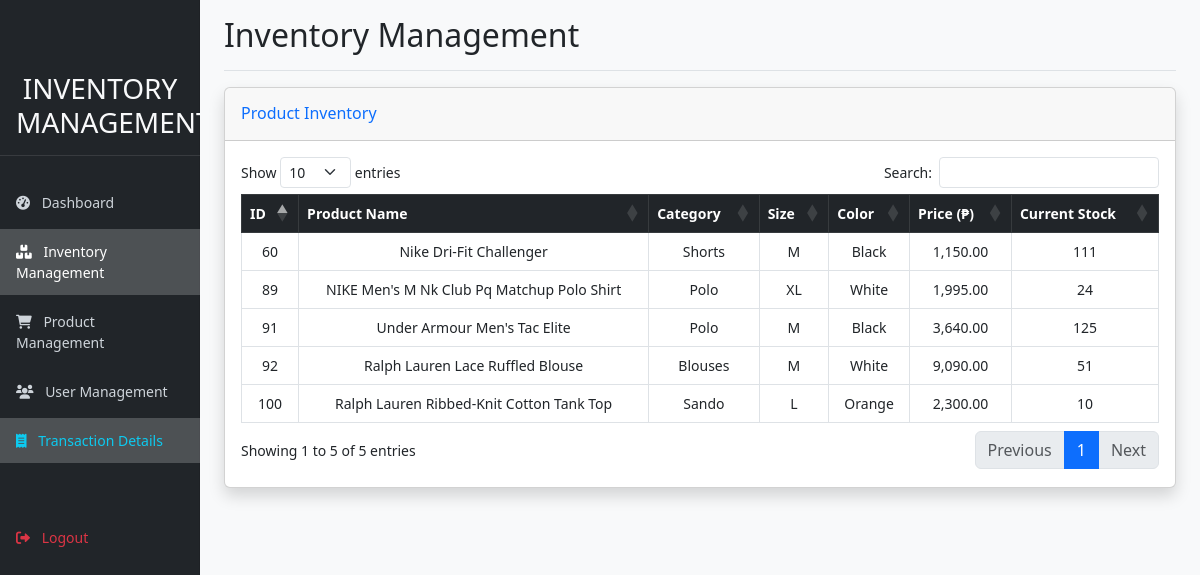
Page /PHP/InventoryManagement.php on the committed database.
### tables this page shows
CREATE TABLE `products` (
  `product_id` int(11) NOT NULL,
  `product_name` varchar(100) DEFAULT NULL,
  `category_id` int(11) DEFAULT NULL,
  `size` enum('XS','S','M','L','XL','XXL') DEFAULT NULL,
  `color` varchar(50) DEFAULT NULL,
  `price` decimal(10,2) NOT NULL,
  `stock_quantity` int(11) NOT NULL DEFAULT 0,
  `description` text DEFAULT NULL,
  `image_url` varchar(255) DEFAULT NULL
);

CREATE TABLE `categories` (
  `category_id` int(11) NOT NULL,
  `category_name` varchar(100) NOT NULL
);

### PHP/InventoryManagement.php (the view, shortened to what this page needs)
<?php
$database = new Database();
$conn = $database->getConnection();
$inventoryData = [];
try {
    $stmt = $conn->prepare("CALL GetAllProductInventory()");
    $stmt->execute();
    $inventoryData = $stmt->fetchAll(PDO::FETCH_ASSOC);
} catch (PDOException $e) {
    echo "Error: " . $e->getMessage();
}
?>
<!DOCTYPE html>
<html lang="en">
<head>
    <link href="https://cdn.jsdelivr.net/npm/bootstrap@5.3.0-alpha1/dist/css/bootstrap.min.css" rel="stylesheet">
    <link rel="stylesheet" href="https://cdnjs.cloudflare.com/ajax/libs/font-awesome/6.0.0/css/all.min.css">
    <link rel="stylesheet" href="https://cdn.datatables.net/1.11.5/css/dataTables.bootstrap5.min.css">
    <link rel="stylesheet" href="../CSS/InventoryManagement.css">
</head>
<body>
    <div class="container-fluid">
        <div class="row">
            <nav id="sidebar" class="col-md-3 col-lg-2 d-md-block bg-dark sidebar collapse">
                <div class="position-sticky pt-3">
                    <div class="sidebar-header mb-4">
                        <h3 class="text-light text-center">INVENTORY MANAGEMENT</h3>
                    </div>
                    <ul class="nav flex-column">
                        <li class="nav-item">
                            <a class="nav-link" href="AdminDashboard.php">
                                <i class="fas fa-tachometer-alt me-2"></i> Dashboard
                            </a>
                        </li>
                        <li class="nav-item">
                            <a class="nav-link active" href="#">
                                <i class="fas fa-boxes me-2"></i> Inventory Management
                            </a>
                        </li>
                        <li class="nav-item">
                            <a class="nav-link" href="ProductManagement.php">
                                <i class="fas fa-shopping-cart me-2"></i> Product Management
                            </a>
                        </li>
                        <li class="nav-item">
                            <a class="nav-link" href="UserManagement.php">
                                <i class="fas fa-users me-2"></i> User Management
                            </a>
                        </li>
                        <li class="nav-item">
                        <a class="nav-link active text-info" href="TransactionDetails.php">
                            <i class="fas fa-receipt me-2"></i>
                            Transaction Details
                        </a>
                    </li>
                        <li class="nav-item mt-5">
                            <a class="nav-link text-danger" href="../HTML/adminLogin.html">
                                <i class="fas fa-sign-out-alt me-2"></i> Logout
                            </a>
                        </li>
                    </ul>
                </div>
            </nav>
            <main class="col-md-9 ms-sm-auto col-lg-10 px-md-4">
                <div class="d-flex justify-content-between flex-wrap flex-md-nowrap align-items-center pt-3 pb-2 mb-3 border-bottom">
                    <h1 class="h2">Inventory Management</h1>
                </div>
                <div class="card shadow mb-4">
                    <div class="card-header py-3">
                        <h6 class="m-0 font-weight-bold text-primary">Product Inventory</h6>
                    </div>
                    <div class="card-body">
                        <div class="table-responsive">
                            <table class="table table-bordered" id="inventoryTable" width="100%" cellspacing="0">
                                <thead class="table-dark text-center">
                                    <tr>
                                        <th>ID</th>
                                        <th>Product Name</th>
                                        <th>Category</th>
                                        <th>Size</th>
                                        <th>Color</th>
                                        <th>Price (₱)</th>
                                        <th>Current Stock</th>
                                    </tr>
                                </thead>
                                <tbody>
                                    <?php foreach ($inventoryData as $row): ?>
                                        <tr class="text-center">
                                            <td><?= htmlspecialchars($row['product_id']) ?></td>
                                            <td><?= htmlspecialchars($row['product_name']) ?></td>
                                            <td><?= htmlspecialchars($row['category_name']) ?></td>
                                            <td><?= htmlspecialchars($row['size']) ?></td>
                                            <td><?= htmlspecialchars($row['color']) ?></td>
                                            <td><?= number_format($row['price'], 2) ?></td>
                                            <td><?= htmlspecialchars($row['current_stock']) ?></td>
                                        </tr>
                                    <?php endforeach; ?>
                                </tbody>
                            </table>
                        </div>
                    </div>
                </div>
            </main>
        </div>
    </div>
</body>
</html>

### CSS/InventoryManagement.css (style rules this page uses)
body { font-size: .875rem; background-color: #f8f9fa; }
.sidebar { position: fixed; top: 0; bottom: 0; left: 0; z-index: 100; padding: 48px 0 0; box-shadow: inset -1px 0 0 rgba(0, 0, 0, .1); height: 100vh; }
.sidebar-header { padding: 0.5rem 1rem; border-bottom: 1px solid rgba(255, 255, 255, 0.1); }
.sidebar .nav-link { font-weight: 500; color: #ced4da; padding: 0.75rem 1rem; margin-bottom: 0.25rem; }
.sidebar .nav-link.active { color: #fff; background-color: rgba(255, 255, 255, 0.2); }
main { margin-left: 16.66667%; }

### rows in the picture
products: product_id "60", product_name "Nike Dri-Fit Challenger", category.category_name "Shorts", size "M", color "Black", price "1,150.00", stock_quantity "111"
products: product_id "89", product_name "NIKE Men's M Nk Club Pq Matchup Polo Shirt", category.category_name "Polo", size "XL", color "White", price "1,995.00", stock_quantity "24"
products: product_id "91", product_name "Under Armour Men's Tac Elite", category.category_name "Polo", size "M", color "Black", price "3,640.00", stock_quantity "125"
products: product_id "92", product_name "Ralph Lauren Lace Ruffled Blouse", category.category_name "Blouses", size "M", color "White", price "9,090.00", stock_quantity "51"
products: product_id "100", product_name "Ralph Lauren Ribbed-Knit Cotton Tank Top", category.category_name "Sando", size "L", color "Orange", price "2,300.00", stock_quantity "10"
